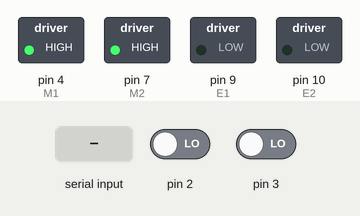
Bench run of a sketch on a simulated Arduino Uno, built with avr-gcc and run on an emulated ATmega328P. On the bench: switched loads named in the sketch (green lamp = pin HIGH). The test bench sets the inputs (shaded band); at power-on: pin 2 LOW, pin 3 LOW. What the sketch prints to the serial monitor is not drawn.

Above: at 1.2 s.
1.3 s: "s90\n" received over Serial
Timing chart, 0 to 4.3 s (numbered marks = the images above; inputs shaded):
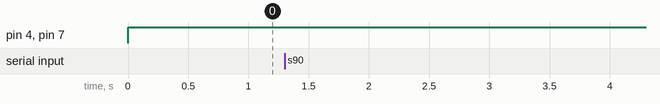

Measured:
- after the input at 1.3 s, every drawn part: stays the same

The sketch:

MotorsEncoder1.ino
```cpp
/**
 **                     |_.-*| THOR 2015 |*-._|
 **
 **  [Test] We are using Timer2 in order to change PWM frequency > 30 KHz --> Noise Free.
 **
 **  Timer 1 :
 **           pin 9  (OC2B) -> M2
 **           pin 10 (OC2A) -> M1
 **
 **  Wiring:
 **           pin 4    :    M1 Dir
 **           pin 7    :    M2 Dir
 **           pin 2    :    Enc_M1_A
 **           pin 3    :    Enc_M2_A
 **           pin 5    :    Enc_M1_B
 **           pin 6    :    Enc_M2_B
 **
 */

int E1 = 9;     //M1 Speed Control
int E2 = 10;     //M2 Speed Control
int M1 = 4;     //M1 Direction Control
int M2 = 7;     //M1 Direction Control
int counter=0;

int speed1 = 0,speed2 = 0;

#define pinEncoderBS 5
#define pinEncoderBD 6

volatile int MSverso = 0;
volatile int MDverso = 0;

volatile long int SX_Enc_Ticks = 0;
volatile boolean SX_Enc_BSet;

volatile long int DX_Enc_Ticks = 0;
volatile boolean DX_Enc_BSet;

boolean verbose = true;
boolean rosSerial = false;
boolean printEnc = false;

// Serial variables
// String To Int
String inString = "";
char prefix;

// Timer settings
// Initialize Timer
void setupTimersAndEncoders()
{
  pinMode(4, OUTPUT);
  pinMode(7, OUTPUT);
  pinMode(10, OUTPUT);
  pinMode(9, OUTPUT);

  // Disable global interrputs
  cli();

    //TCCR1A = 0;
    TCCR1B = 0;

    // No prescaler:
    TCCR1B |=  (1 << CS10);
    // Set CS20 and CS22 bits for 8 prescaler:
    //TCCR1B |=  (1 << CS11);
    // Set CS20 and CS22 bits for 64 prescaler:
    //TCCR1B |= (1 << CS10) | (1 << CS11);
    // Set CS20 and CS22 bits for 256 prescaler:
    //TCCR1B |= (1 << CS12);
    // Set CS20 and CS22 bits for 1024 prescaler:
    //TCCR1B |= (1 << CS12) | (1 << CS10);


    //OCR1A=maxPWM;

    // Define encoder pin Interrupt
    attachInterrupt(0, MSencVel, RISING);
    attachInterrupt(1, MDencVel, RISING);

  // enable global interrupts:
  sei();

  // interrupt pins from encoders
  pinMode(2,INPUT);
  pinMode(3,INPUT);

  // Stop motors
  digitalWrite(E1,LOW);
  digitalWrite(E2,LOW);
  stopMotors();

  if (verbose)
  {
     Serial.println("[ OK ] Init PWMs");
  }
}

void setupSerial()
{
  //Set Baud Rate
  Serial.begin(9600);
}

void setup(void)
{
  setupTimersAndEncoders();
  setupSerial();
  setupIMU();

}

void loop(void)
{
  motorsRoutine();
  updateEncoders();
  SerialRoutine();
  handleOverflow();
}

void setupIMU()
{

}

void updateEncoders()
{
  if (printEnc)
  {
    Serial.print("e");
    Serial.print("\t");
    Serial.print(SX_Enc_Ticks);
    Serial.print("\t");
    Serial.println(DX_Enc_Ticks);
  }
}

void SerialRoutine()
{
 while(Serial.available())
 {
    prefix = Serial.read();
    //s,Serial.println(val);
    //Serial.println((int) val);
    if(prefix != 0)
    {
      if (prefix == 's')
      {
        char val2 = Serial.read();

        Serial.print("read: ");
        Serial.println((int) val2);
        Serial.println(val2);
        if ((int) val2 == 44)
        {
          int readC = 0;
          while( readC != 44)
          {
            readC = Serial.read();
            if (isDigit(readC))
            {
              inString += (char) readC;
            }
          }
          int speed1Candidate = inString.toInt();
          Serial.print("cmd 1: ");
          Serial.println(speed1Candidate);
          // readC is now a comma, asci 44
           inString = "";
          readC = 0;
          while( readC != 44)
          {
            readC = Serial.read();
            if (isDigit(readC))
            {
              inString += (char) readC;
            }
          }
          Serial.println(inString);
          int speed2Candidate = inString.toInt();
          Serial.print("cmd  2: ");
          Serial.println(speed2Candidate);
          //Serial.println(readC);
        }
        else
        {
          Serial.println("Warning motor command corrupted");
        }
      }
      /*
      switch(val)
      {
        case 's'://Move Forward
          speed1 = 255;
          speed2 = 255;
          advance (255,255);   //move forward in max speed
          break;

        case 's'://Move Backward
          back_off (255,255);   //move back in max speed
          break;
        case 'a'://Turn Left
          turn_L (100,100);
          break;

        case 'b'://Turn Left
          speed1 = 80;
          speed2 = 80;
          advance(80,80);
          break;
        case 'd'://Turn Right
          turn_R (100,100);
          break;
        case 'z':
          Serial.println("Hello");
          break;
        case 'x':
          stopMotors();
          break;


        case 't':
          speed1 = speed1 + 10;
          Serial.print("M1:    ");
          Serial.println(speed1);
          break;
        case 'g':
          speed1 = speed1 - 10;
          Serial.print("M1:    ");
          Serial.println(speed1);
          break;

        case 'y':
          speed1 = speed1 + 2;
          Serial.print("M1:    ");
          Serial.println(speed1);
          break;
        case 'h':
          speed1 = speed1 - 2;
          Serial.print("M1:    ");
          Serial.println(speed1);
          break;

        case 'p':
          speed2 = speed2 + 10;
          Serial.print("M2:    ");
          Serial.println(speed2);
          break;
        case 'l':
          speed2 = speed2 - 10;
          Serial.print("M2:    ");
          Serial.println(speed2);
          break;

        case 'o':
          speed2 = speed2 + 2;
          Serial.print("M2:    ");
          Serial.println(speed2);
          break;
        case 'k':
          speed2 = speed2 - 2;
          Serial.print("M2:    ");
          Serial.println(speed2);
          break;
        case 'n':
          printEnc = !printEnc;
          break;
      }

  */
    }
    else
      stopMotors();
  }
}

void MSencVel()
{
  SX_Enc_BSet = digitalRead(pinEncoderBS);
  SX_Enc_Ticks -= SX_Enc_BSet ? -1:+1;
}

void MDencVel()
{
  DX_Enc_BSet = digitalRead(pinEncoderBD);
  DX_Enc_Ticks += DX_Enc_BSet ? -1:+1;
}


void handleOverflow()
{
  //handles overflow OK
  if(abs(DX_Enc_Ticks)>60000)
  {
    DX_Enc_Ticks=0;
    //M1oldPos = -M1deltaPos;
    //Serial.println("overflow");
  }
  if(abs(DX_Enc_Ticks)>60000)
  {
    DX_Enc_Ticks=0;
    //M2oldPos = -M2deltaPos;
    //Serial.println("overflow ");
  }
}

void motorsRoutine()
{
  if (speed1>=0)
    avance(1,speed1);
  else
    arriere(1,-speed1);
  if (speed2 >=0)
    avance(2,speed2);
  else
    arriere(2,-speed2);

  if (rosSerial)
  {
    Serial.print("s");
    Serial.print("\t");
    Serial.print(speed1);
    Serial.print("\t");
    Serial.print(speed2);
    Serial.print("\n");
  }
}

void arriere(int motor, char a)          //Move forward
{
  if (motor == 1)
  {
    analogWrite (E1,a);
    digitalWrite(M1,LOW);
  }
  else if (motor == 2)
  {
    analogWrite (E2,a);
    digitalWrite(M2,LOW);
  }
}

void avance(int motor, char b)          //Move forward
{
  if (motor == 1)
  {
    analogWrite (E1,b);
    digitalWrite(M1,HIGH);
  }
  else if (motor == 2)
  {
    analogWrite (E2,b);
    digitalWrite(M2,HIGH);
  }
}


void stopMotors(void)
{
  digitalWrite(E1,0);
  digitalWrite(M1,LOW);
  digitalWrite(E2,0);
  digitalWrite(M2,LOW);
}
```
